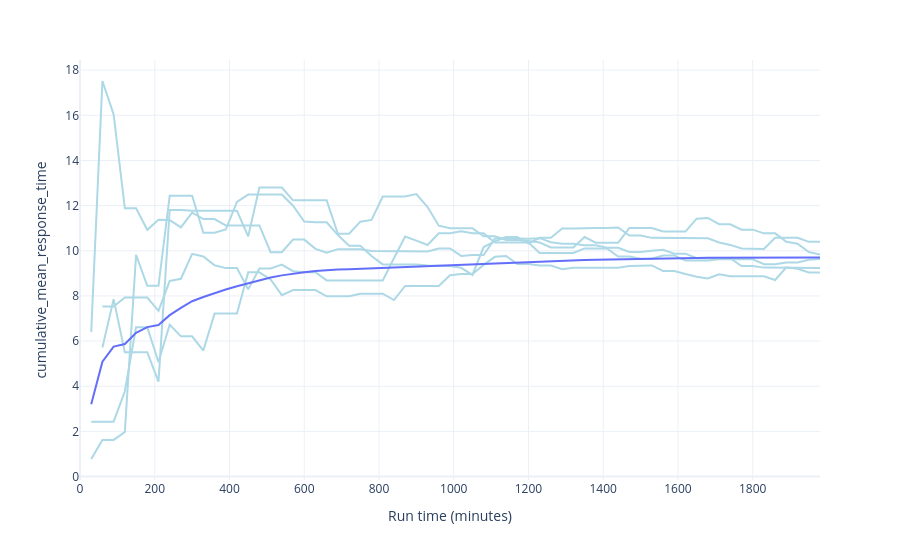

The code cell stored with this chart in its notebook:
### Code cell
plot_warm_up(audit=audit, metric="response_time", category="C4")
